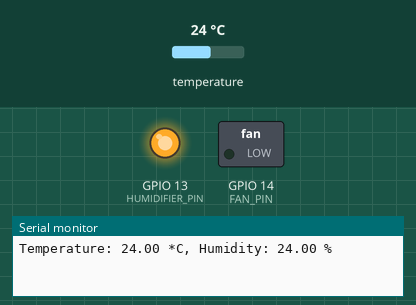
Recording of a sketch running on a simulated ESP32. On the bench: switched loads named in the sketch (green lamp = pin HIGH), output pins drawn as LEDs (lit = HIGH), the last lines printed to the serial monitor. Inputs (shaded band) come from the test bench; at power-on: temperature 24 °C. WiFi joins after 1.5 s; servers stay silent unless stated.

Above: at 3.0 s.
3.1 s: temperature set to 32.3 °C
4.6 s: temperature set to 33.8 °C
At 5.5 s:
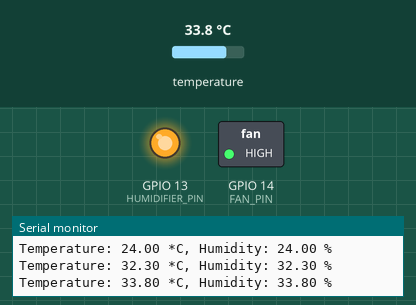
6.1 s: temperature set to 39.6 °C
7.6 s: temperature set to 40.3 °C
At 8.8 s:
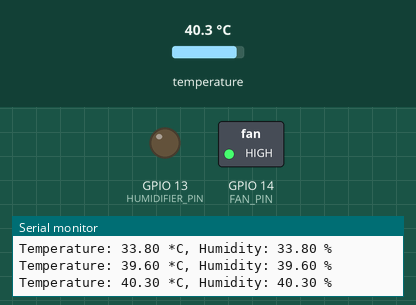
9.1 s: temperature set to 12 °C
At 10.3 s:
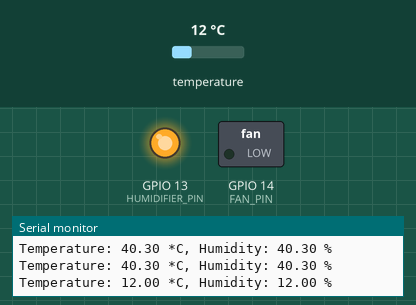
10.6 s: temperature set to 41 °C
At 11.2 s:
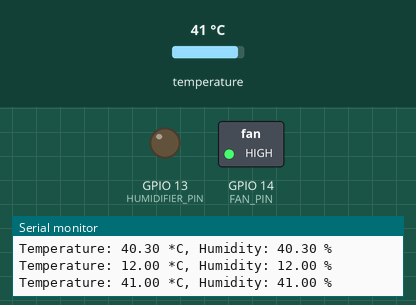
Timing chart, 0 to 13.1 s (numbered marks = the images above; inputs shaded):
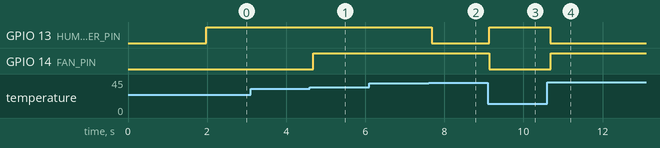

The sketch:

main.ino
```cpp
#define BLYNK_PRINT Serial
#define BLYNK_TEMPLATE_ID "TMPL6ZOr93Q8a"
#define BLYNK_TEMPLATE_NAME "Automatic Environmental Monitoring System"
#define BLYNK_AUTH_TOKEN "OxCxbm5HyMpDd3O5qITobHhDUXieic2t"

#include <Wire.h>
#include <Adafruit_Sensor.h>
#include <Adafruit_BMP280.h>
#include <Adafruit_AHTX0.h>
#include <BlynkSimpleEsp32.h>
#include <WiFi.h>

// Initialize BMP280 and AHT20
Adafruit_BMP280 bmp;
Adafruit_AHTX0 aht;

// Define component pins
#define HUMIDIFIER_PIN 13 // Humidifier pin
#define FAN_PIN 14 // Fan pin
#define VPIN_HUMIDIFIER V2 // Virtual pin for humidifier control
#define VPIN_FAN V3 // Virtual pin for fan control
#define VPIN_MODE V4 // Virtual pin for mode control

BlynkTimer timer;

// Variables to track sensor states
int humidifierState = LOW;
int fanState = LOW;
bool isAutoMode = true; // Variable to track the mode (automatic/manual)

void setup() {
  Serial.begin(115200);

  pinMode(HUMIDIFIER_PIN, OUTPUT);
  pinMode(FAN_PIN, OUTPUT);

  if (!bmp.begin()) { // Check if BMP280 sensor is connected
    Serial.println("Could not find a valid BMP280 sensor, check wiring!");
    while (1);
  }

  if (!aht.begin()) { // Check if AHT20 sensor is connected
    Serial.println("Could not find a valid AHT20 sensor, check wiring!");
    while (1);
  }

  Blynk.begin(BLYNK_AUTH_TOKEN, "Test-Project", "Test-Project");

  // Call functions
  timer.setInterval(1000L, readSensors);
  timer.setInterval(100L, checkHumidifierControl);
  timer.setInterval(100L, checkFanControl);
}

void loop() {
  // Run Blynk
  Blynk.run();
  // Run timer
  timer.run();
}

void readSensors() {
  float temp = bmp.readTemperature();
  sensors_event_t humidityEvent;
  aht.getEvent(NULL, &humidityEvent);

  float humidity = humidityEvent.relative_humidity;

  if (isnan(temp) || isnan(humidity)) {
    Serial.println("Failed to read from sensors!");
    return;
  }

  // Write temperature and humidity to Blynk
  Blynk.virtualWrite(V0, temp);
  Blynk.virtualWrite(V1, humidity);

  Serial.print("Temperature: ");
  Serial.print(temp);
  Serial.print(" *C, Humidity: ");
  Serial.print(humidity);
  Serial.println(" %");
}

void checkHumidifierControl() {
  if (isAutoMode) {
    sensors_event_t humidityEvent;
    aht.getEvent(NULL, &humidityEvent);
    float humidity = humidityEvent.relative_humidity;

    if (humidity < 40.0) {
      digitalWrite(HUMIDIFIER_PIN, HIGH);
      humidifierState = HIGH;
    } else {
      digitalWrite(HUMIDIFIER_PIN, LOW);
      humidifierState = LOW;
    }

    Blynk.virtualWrite(VPIN_HUMIDIFIER, humidifierState);
  }
}

void checkFanControl() {
  if (isAutoMode) {
    float temp = bmp.readTemperature();

    if (temp > 33.0) {
      digitalWrite(FAN_PIN, HIGH);
      fanState = HIGH;
    } else {
      digitalWrite(FAN_PIN, LOW);
      fanState = LOW;
    }

    Blynk.virtualWrite(VPIN_FAN, fanState);
  }
}

BLYNK_WRITE(VPIN_HUMIDIFIER) {
  if (!isAutoMode) {
    humidifierState = param.asInt();
    digitalWrite(HUMIDIFIER_PIN, humidifierState);
  }
}

BLYNK_WRITE(VPIN_FAN) {
  if (!isAutoMode) {
    fanState = param.asInt();
    digitalWrite(FAN_PIN, fanState);
  }
}

BLYNK_WRITE(VPIN_MODE) {
  isAutoMode = param.asInt(); // Read the state of the mode control button
  Serial.print("Auto Mode: ");
  Serial.println(isAutoMode ? "Enabled" : "Disabled");
}
```

Measured:
- the behaviour switches between 33 and 33.1 °C on temperature (found by bisection; images 0 and 1)
- the behaviour switches between 39.9 and 40 °C on temperature (found by bisection; images 1 and 2)
- after the input at 4.6 s, GPIO 14 (FAN_PIN): LOW → HIGH after 0.09 s
- after the input at 7.6 s, GPIO 13 (HUMIDIFIER_PIN): HIGH → LOW after 0.08 s
- after the input at 9.1 s, GPIO 13 (HUMIDIFIER_PIN): LOW → HIGH at once; GPIO 14 (FAN_PIN): HIGH → LOW at once
- after the input at 10.6 s, GPIO 13 (HUMIDIFIER_PIN): HIGH → LOW after 0.08 s; GPIO 14 (FAN_PIN): LOW → HIGH after 0.09 s
